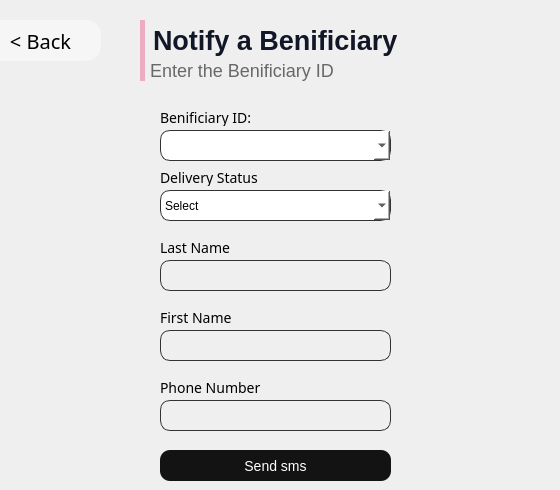
      <widget class="QWidget" name="page_25">
       <widget class="QLabel" name="label_1396">
        <property name="geometry">
         <rect>
          <x>160</x>
          <y>380</y>
          <width>151</width>
          <height>16</height>
         </rect>
        </property>
        <property name="styleSheet">
         <string notr="true">font-family:Poppins;
font-weight:400;
font-size:14px;</string>
        </property>
        <property name="text">
         <string>Phone Number</string>
        </property>
       </widget>
       <widget class="QLineEdit" name="lineEdit_update_nom_ass_2">
        <property name="geometry">
         <rect>
          <x>160</x>
          <y>260</y>
          <width>231</width>
          <height>31</height>
         </rect>
        </property>
        <property name="styleSheet">
         <string notr="true">background-color: white; border-radius: 10px; 
background:rgba(0,0,0,0);
border: 1px solid rgb(50,50,50);
padding-left:5px;</string>
        </property>
        <property name="readOnly">
         <bool>true</bool>
        </property>
       </widget>
       <widget class="QComboBox" name="comboBox_24">
        <property name="geometry">
         <rect>
          <x>160</x>
          <y>190</y>
          <width>231</width>
          <height>31</height>
         </rect>
        </property>
        <property name="styleSheet">
         <string notr="true">background-color: white; border-radius: 10px; 

border: 1px solid rgb(50,50,50);</string>
        </property>
        <item>
         <property name="text">
          <string>Select</string>
         </property>
        </item>
        <item>
         <property name="text">
          <string>Package on the way </string>
         </property>
        </item>
        <item>
         <property name="text">
          <string>Package delivered</string>
         </property>
        </item>
       </widget>
       <widget class="QLabel" name="label_1183">
        <property name="geometry">
         <rect>
          <x>140</x>
          <y>20</y>
          <width>371</width>
          <height>41</height>
         </rect>
        </property>
        <property name="styleSheet">
         <string notr="true">font-family: 'Poppins';
font-style: normal;
background:rgba(0,0,0,0);
font-weight: 600;
font-size: 27px;
color: rgb(18,23,40);
border-left: 5px solid rgb(237,172,195);
padding-left: 1px;

</string>
        </property>
        <property name="text">
         <string>Notify a Benificiary</string>
        </property>
       </widget>
       <widget class="QComboBox" name="comboBox_19">
        <property name="geometry">
         <rect>
          <x>160</x>
          <y>130</y>
          <width>231</width>
          <height>31</height>
         </rect>
        </property>
        <property name="styleSheet">
         <string notr="true">background-color: white; border-radius: 10px; 

border: 1px solid rgb(50,50,50);</string>
        </property>
       </widget>
       <widget class="QLineEdit" name="lineEdit_phone_21">
        <property name="geometry">
         <rect>
          <x>160</x>
          <y>400</y>
          <width>231</width>
          <height>31</height>
         </rect>
        </property>
        <property name="styleSheet">
         <string notr="true">background-color: white; border-radius: 10px; 
background:rgba(0,0,0,0);
border: 1px solid rgb(50,50,50);
padding-left:5px;</string>
        </property>
        <property name="readOnly">
         <bool>true</bool>
        </property>
       </widget>
       <widget class="QLineEdit" name="lineEdit_nom_responsable_18">
        <property name="geometry">
         <rect>
          <x>160</x>
          <y>330</y>
          <width>231</width>
          <height>31</height>
         </rect>
        </property>
        <property name="styleSheet">
         <string notr="true">background-color: white; border-radius: 10px; 
background:rgba(0,0,0,0);
border: 1px solid rgb(50,50,50);
padding-left:5px;</string>
        </property>
        <property name="readOnly">
         <bool>true</bool>
        </property>
       </widget>
       <widget class="QLabel" name="label_405">
        <property name="geometry">
         <rect>
          <x>160</x>
          <y>110</y>
          <width>91</width>
          <height>16</height>
         </rect>
        </property>
        <property name="styleSheet">
         <string notr="true">font-family:Poppins;
font-weight:400;
font-size:14px;</string>
        </property>
        <property name="text">
         <string>Benificiary ID:</string>
        </property>
       </widget>
       <widget class="QPushButton" name="back1_btn_140">
        <property name="geometry">
         <rect>
          <x>-20</x>
          <y>20</y>
          <width>121</width>
          <height>41</height>
         </rect>
        </property>
        <property name="font">
         <font>
          <family>Poppins</family>
          <pointsize>15</pointsize>
          <weight>34</weight>
          <italic>false</italic>
          <bold>false</bold>
         </font>
        </property>
        <property name="cursor">
         <cursorShape>PointingHandCursor</cursorShape>
        </property>
        <property name="styleSheet">
         <string notr="true">QPushButton{
background-color:rgb(246, 246, 246);
border:0;
color:black;
	font: 75 15pt &quot;Poppins&quot;;
font-weight:275;
border-radius:15px;
}</string>
        </property>
        <property name="text">
         <string>&lt; Back</string>
        </property>
       </widget>
       <widget class="QLabel" name="label_1385">
        <property name="geometry">
         <rect>
          <x>160</x>
          <y>310</y>
          <width>91</width>
          <height>16</height>
         </rect>
        </property>
        <property name="styleSheet">
         <string notr="true">font-family:Poppins;
font-weight:400;
font-size:14px;</string>
        </property>
        <property name="text">
         <string>First Name</string>
        </property>
       </widget>
       <widget class="QLabel" name="label_1184">
        <property name="geometry">
         <rect>
          <x>140</x>
          <y>60</y>
          <width>411</width>
          <height>21</height>
         </rect>
        </property>
        <property name="styleSheet">
         <string notr="true">font-family: 'Poppins';
font-style: normal;
background:rgba(0,0,0,0);
font-weight: 275;
font-size: 18px;
color: rgb(104,104,104);
border-left: 5px solid rgb(237,172,195);
padding-left: 1px;

</string>
        </property>
        <property name="text">
         <string>Enter the Benificiary ID</string>
        </property>
       </widget>
       <widget class="QPushButton" name="pushButton_305">
        <property name="geometry">
         <rect>
          <x>160</x>
          <y>450</y>
          <width>231</width>
          <height>31</height>
         </rect>
        </property>
        <property name="cursor">
         <cursorShape>PointingHandCursor</cursorShape>
        </property>
        <property name="styleSheet">
         <string notr="true">QPushButton{
border-radius: 10px; 
font-family: 'Poppins';
font-style: normal;
font-weight: 400;
font-size: 14px;
background:rgb(19,19,19);
color:white;
}
QPushButton:hover{
background:rgb(129, 129, 129);
}

</string>
        </property>
        <property name="text">
         <string>Send sms</string>
        </property>
       </widget>
       <widget class="QLabel" name="label_403">
        <property name="geometry">
         <rect>
          <x>160</x>
          <y>240</y>
          <width>121</width>
          <height>16</height>
         </rect>
        </property>
        <property name="styleSheet">
         <string notr="true">font-family:Poppins;
font-weight:400;
font-size:14px;</string>
        </property>
        <property name="text">
         <string>Last Name</string>
        </property>
       </widget>
       <widget class="QLabel" name="label_406">
        <property name="geometry">
         <rect>
          <x>160</x>
          <y>170</y>
          <width>121</width>
          <height>16</height>
         </rect>
        </property>
        <property name="styleSheet">
         <string notr="true">font-family:Poppins;
font-weight:400;
font-size:14px;</string>
        </property>
        <property name="text">
         <string>Delivery Status</string>
        </property>
       </widget>
      </widget>
